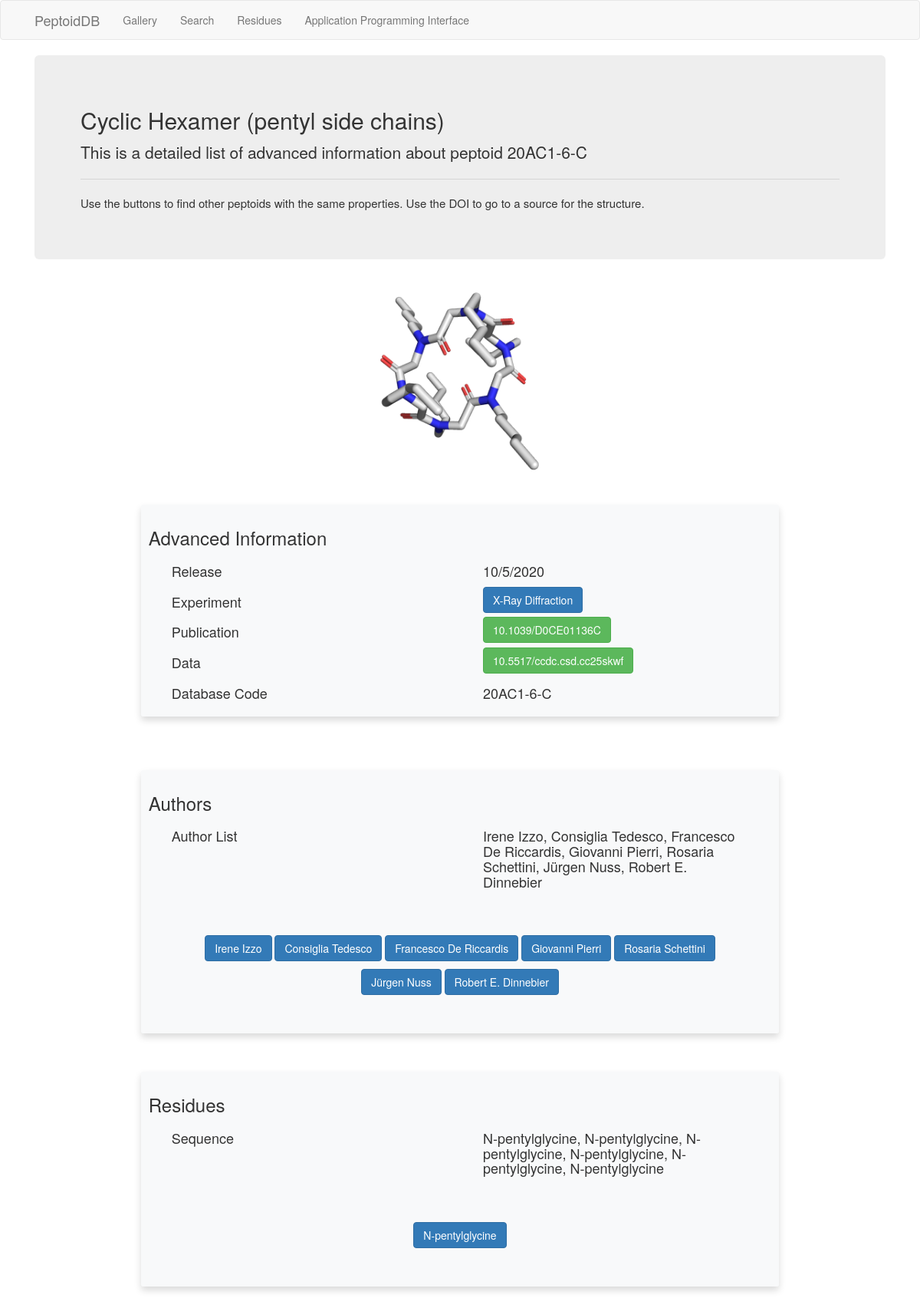
The app's page /peptoid/20AC1-6-C with its own data.
### app/models.py (models this page shows, shortened)
class Peptoid(db.Model):
    id = db.Column(db.Integer, primary_key=True)
    code = db.Column(db.String(16), unique=True)
    title = db.Column(db.Text, unique=False)
    release = db.Column(db.DateTime, unique=False)
    experiment = db.Column(db.Text, unique=False)
    pub_doi = db.Column(db.String(32), unique=False)
    struct_doi = db.Column(db.String(32), unique=False)
    topology = db.Column(db.String(1), unique=False)
    sequence = db.Column(db.String(1024), unique=False)
    n_term = db.Column(db.String(32), unique=False)
    c_term = db.Column(db.String(32), unique=False)
    cyclization_points = db.Column(db.String(8), unique=False)
    struct_smiles = db.Column(db.String(128),unique=False)
    peptoid_author = db.relationship('Author', secondary=peptoid_author, lazy='dynamic',
                                     backref=db.backref('peptoids', order_by='Peptoid.release.desc()'))
    peptoid_residue = db.relationship('Residue', secondary=peptoid_residue, lazy='dynamic',
                                      backref=db.backref('peptoids', order_by='Peptoid.release.desc()'))

class Author(db.Model):
    id = db.Column(db.Integer, primary_key=True)
    first_name = db.Column(db.Text, unique=False)
    last_name = db.Column(db.Text, unique=False)

class Residue(db.Model):
    id = db.Column(db.Integer, primary_key=True)
    long_name = db.Column(db.Text, unique=False)
    short_name = db.Column(db.Text, unique=False)
    pep_type = db.Column(db.Text, unique=False)
    monomer_structure = db.Column(db.Text, unique=False)
    SMILES = db.Column(db.Text, unique=False)

### app/routes/routes.py (the view)
@bp.route('/peptoid/<code>')
def peptoid(code):
    peptoid = Peptoid.query.filter_by(code=code).first_or_404()
    title = peptoid.title
    code = peptoid.code
    release = str(peptoid.release.month) + "/" + \
        str(peptoid.release.day) + "/" + str(peptoid.release.year)
    experiment = peptoid.experiment
    authors = []
    residues = []
    for author in peptoid.peptoid_author:
        authors.append(author)
    for residue in peptoid.peptoid_residue:
        residues.append(residue)
    sequence = peptoid.sequence
    author_list = ", ".join(
        [a.first_name + " " + a.last_name for a in authors])
    data = peptoid.struct_doi
    publication = peptoid.pub_doi
    return render_template('peptoid.html',
                           peptoid=peptoid,
                           title=title,
                           code=code,
                           release=release,
                           experiment=experiment,
                           data=data,
                           publication=publication,
                           authors=authors,
                           residues=residues,
                           sequence=sequence,
                           author_list=author_list
                           )

### app/templates/peptoid.html
{% extends "base.html" %}
{% block styles %}
{{super()}}
<link rel="stylesheet" href="{{url_for('static', filename='bootstrap-grid.css')}}">
{% endblock %}
{% block app_content %}
<div class="jumbotron" style="margin-bottom:0;">
    <h2 class="display-4">{{ title }}</h2>
    <p>This is a detailed list of advanced information about peptoid {{ code }}</p>
    <hr class="my-4">
    <p style="font-size: 1.5rem; font-weight: 300;">Use the buttons to find other peptoids with the same properties. Use
        the DOI to go to a source for the structure.</p>
</div>
<br>
<div class=container>
    <img src="{{url_for('static', filename='peptoids/'+code[:5]+'.png')}}" class='img-responsive'
        style="margin: auto; height:35%">
</div>
<br>
<div class="card" style='width: 75%;
    margin-right: auto;
    margin-left: auto;
    box-shadow: 0 0.5rem 1rem rgba(0, 0, 0, 0.15) !important;
    padding: 1rem !important; margin-bottom: 3rem !important;
    background-color: #f8f9fa !important;
    border-radius: 0.25rem !important;'>
    <div class="card-body">
        <h3>Advanced Information</h3>
        <div class="container">
            <div class="row">
                <div class="col-sm">
                    <div class="col text-left">
                        <h4>Release</h4>
                    </div>
                </div>
                <div class="col-sm">
                    <div class="col text-left">
                        <h4>{{ release }}</h4>
                    </div>
                </div>
            </div>
            <div class="row">
                <div class="col-sm">
                    <div class="col text-left">
                        <h4>Experiment</h4>
                    </div>
                </div>
                <div class="col-sm">
                    <div class="col text-left">
                        <a class="btn btn-primary" href={{ url_for('routes.experiment',var=peptoid.experiment) }}>{{
                            experiment }}</a>
                    </div>
                </div>
            </div>
            <div class="row">
                <div class="col-sm">
                    <div class="col text-left">
                        <h4>Publication</h4>
                    </div>
                </div>
                <div class="col-sm">
                    <div class="col text-left">
                        <a target='_blank' class="btn btn-success"
                            href={{"https://doi.org/{doi}".format(doi=publication)}}>{{publication}}</a>
                    </div>
                </div>
            </div>
            {% if data != '' %}
            <div class="row">
                <div class="col-sm">
                    <div class="col text-left">
                        <h4>Data</h4>
                    </div>
                </div>
                <div class="col-sm">
                    <div class="col text-left">
                        <a target='_blank' class="btn btn-success"
                            href={{"https://doi.org/{doi}".format(doi=data)}}>{{data}}</a>
                    </div>
                </div>
            </div>
            {% endif %}
            <div class="row">
                <div class="col-sm">
                    <div class="col text-left">
                        <h4>Database Code</h4>
                    </div>
                </div>
                <div class="col-sm">
                    <div class="col text-left">
                        <h4>{{ code }}</h4>
                    </div>
                </div>
            </div>
        </div>
    </div>
</div>
<br>
<br>
<div class="card" style = 'width: 75%;
margin-right: auto;
margin-left: auto;
box-shadow: 0 0.5rem 1rem rgba(0, 0, 0, 0.15) !important;
padding: 1rem !important; margin-bottom: 3rem !important;
background-color: #f8f9fa !important;
border-radius: 0.25rem !important;'>
    <div class="card-body">
        <h3>Authors</h3>
        <div class="container">
            <div class="row">
                <div class="col-sm">
                    <div class="col text-left">
                        <h4>Author List</h4>
                    </div>
                </div>
                <div class="col-sm">
                    <div class="col text-left">
                        <h4>{{ author_list }}</h4>
                    </div>
                </div>
            </div>
        </div>
    <br>
    <br>
    <div class = 'container'>
        <div class = 'row'>
            <div class = "col-sm">
                <div class = "col text-center">
                {% for auth in authors %}
                <a class="btn btn-primary" href = {{ url_for('routes.author',var = auth.last_name)}} style = "margin-top:10px;">{{ auth.first_name }} {{ auth.last_name }}</a>
                {% endfor %}
                </div>
            </div>
        </div>
        <br>
        <br>
    </div>
    </div>
</div>
<br>
        <div class="card" style='width: 75%;
    margin-right: auto;
    margin-left: auto;
    box-shadow: 0 0.5rem 1rem rgba(0, 0, 0, 0.15) !important;
    padding: 1rem !important; margin-bottom: 3rem !important;
    background-color: #f8f9fa !important;
    border-radius: 0.25rem !important;'>
            <div class="card-body">
                <h3>Residues</h3>
                <div class="container">
                    <div class="row">
                        <div class="col-sm">
                            <div class="col text-left">
                                <h4>Sequence</h4>
                            </div>
                        </div>
                        <div class="col-sm">
                            <div class="col text-left">
                                <h4>{{ sequence }}</h4>
                            </div>
                        </div>
                    </div>
                </div>
                <br>
                <br>
                <div class='container'>
                    <div class='row'>
                        <div class="col-sm">
                            <div class="col text-center">
                                {% for res in residues %}
                                <span class="residue_popout">
                                    <a class="btn btn-primary" href='{{ url_for('routes.residues')
                                        }}#{{res.long_name}}' style="margin-top:10px;">{{ res.long_name }}</a>
                                </span>
                                {% endfor %}
                            </div>
                        </div>
                    </div>
                    <br>
                    <br>
                </div>
            </div>
        </div>
        <br>
        <br>
        {% endblock %}

### records on screen
Peptoid: title "Cyclic Hexamer (pentyl side chains)", code "20AC1-6-C", experiment "X-Ray Diffraction", pub_doi "10.1039/D0CE01136C", struct_doi "10.5517/ccdc.csd.cc25skwf", sequence "N-pentylglycine, N-pentylglycine, N-pentylglycine, N-pentylglycine, N-pentylglycine, N-pentylglycine"
Author: first_name "Irene", last_name "Izzo"
Author: first_name "Consiglia", last_name "Tedesco"
Author: first_name "Francesco", last_name "De Riccardis"
Author: first_name "Giovanni", last_name "Pierri"
Author: first_name "Rosaria", last_name "Schettini"
Author: first_name "Jürgen", last_name "Nuss"
Author: first_name "Robert E.", last_name "Dinnebier"
Residue: long_name "N-pentylglycine"

### other values on screen
{{ release }} "10/5/2020"
{{ author_list }} "Irene Izzo, Consiglia Tedesco, Francesco De Riccardis, Giovanni Pierri, Rosaria Schettini, Jürgen Nuss, Robert E. Dinnebier"
